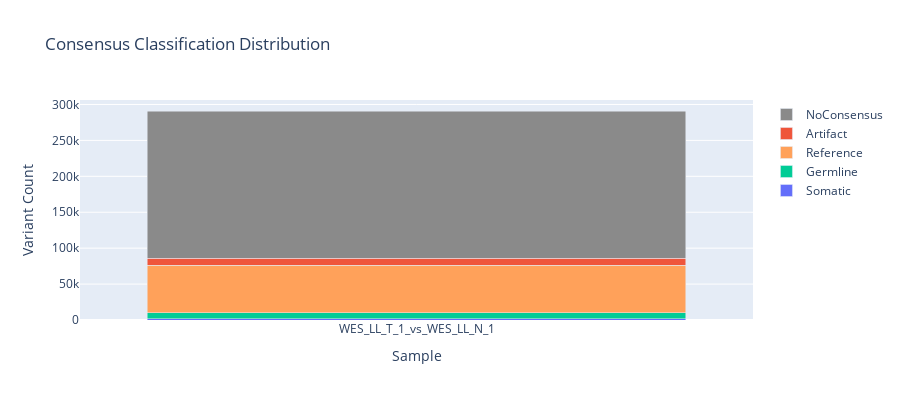

The cell this chart's notebook holds for it:
### Markdown cell above
## 4. Consensus Statistics

Analyze the consensus VCF that combines variants from multiple callers.

### Code cell
# Display consensus statistics
print("=" * 80)
print("CONSENSUS STATISTICS")
print("=" * 80)

# Check if we have consensus VCFs
consensus_vcfs = dna_only_vcfs.get("consensus", {})

if not consensus_vcfs:
    print("\n⚠️  No consensus VCFs found. Skipping consensus statistics.")
    consensus_stats_df = None
else:
    # Filter to consensus stage
    if per_caller_stats_df is not None and not per_caller_stats_df.empty:
        consensus_stats_df = per_caller_stats_df[
            per_caller_stats_df["Stage"] == "consensus"
        ].copy()

        if not consensus_stats_df.empty:
            print("\n📊 Consensus Variant Statistics:")
            print()

            # Display summary table
            display_cols = [
                "Tool",
                "Sample",
                "Total_Variants",
                "SNP",
                "INDEL",
                "Somatic",
                "Germline",
                "Reference",
                "Artifact",
            ]
            available_cols = [
                c for c in display_cols if c in consensus_stats_df.columns
            ]
            display(consensus_stats_df[available_cols])

            # Create visualization
            fig_consensus = go.Figure()

            for category in [
                "Somatic",
                "Germline",
                "Reference",
                "Artifact",
                "NoConsensus",
            ]:
                if category in consensus_stats_df.columns:
                    color = CATEGORY_COLORS.get(category, "#7f8c8d")
                    fig_consensus.add_trace(
                        go.Bar(
                            name=category,
                            x=consensus_stats_df["Sample"],
                            y=consensus_stats_df[category],
                            marker_color=color,
                        )
                    )

            fig_consensus.update_layout(
                title="Consensus Classification Distribution",
                xaxis_title="Sample",
                yaxis_title="Variant Count",
                barmode="stack",
                height=400,
            )
            fig_consensus.show()
        else:
            print("\n⚠️  No consensus statistics computed.")
            consensus_stats_df = None
    else:
        print("\n⚠️  No statistics available for consensus stage.")
        consensus_stats_df = None

### Figure 1 — Plotly figure (JSON) as saved in the notebook; plotly's stock layout.template omitted (floating-point values rounded to 4 significant figures)
{"data": [{"marker": {"color": "#636EFA"}, "name": "Somatic", "type": "bar", "x": ["WES_LL_T_1_vs_WES_LL_N_1"], "y": [1471]}, {"marker": {"color": "#00CC96"}, "name": "Germline", "type": "bar", "x": ["WES_LL_T_1_vs_WES_LL_N_1"], "y": [8610]}, {"marker": {"color": "#FFA15A"}, "name": "Reference", "type": "bar", "x": ["WES_LL_T_1_vs_WES_LL_N_1"], "y": [66302]}, {"marker": {"color": "#EF553B"}, "name": "Artifact", "type": "bar", "x": ["WES_LL_T_1_vs_WES_LL_N_1"], "y": [9688]}, {"marker": {"color": "#8A8A8A"}, "name": "NoConsensus", "type": "bar", "x": ["WES_LL_T_1_vs_WES_LL_N_1"], "y": [204849]}], "layout": {"barmode": "stack", "height": 400, "title": {"text": "Consensus Classification Distribution"}, "xaxis": {"title": {"text": "Sample"}}, "yaxis": {"title": {"text": "Variant Count"}}}}
